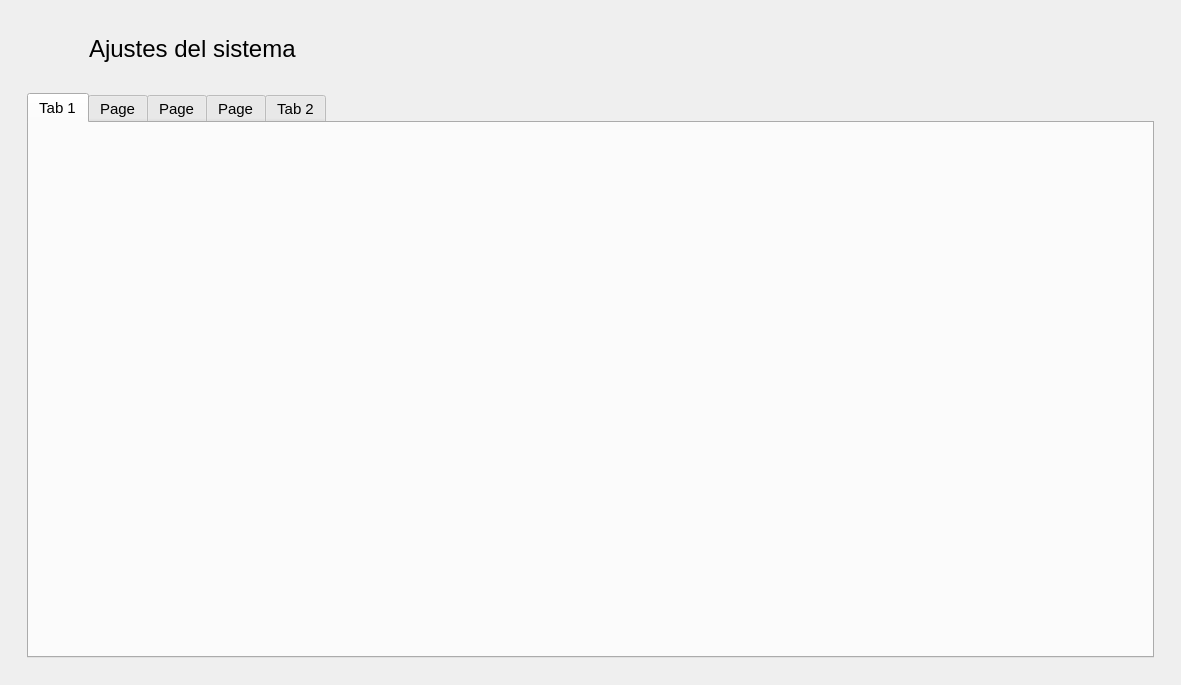
<?xml version="1.0" encoding="UTF-8"?>
<ui version="4.0">
 <class>Ajustes</class>
 <widget class="QMainWindow" name="Ajustes">
  <property name="geometry">
   <rect>
    <x>0</x>
    <y>0</y>
    <width>1181</width>
    <height>685</height>
   </rect>
  </property>
  <property name="windowTitle">
   <string>MainWindow</string>
  </property>
  <widget class="QWidget" name="centralwidget">
   <layout class="QVBoxLayout" name="verticalLayout">
    <item alignment="Qt::AlignLeft|Qt::AlignTop">
     <widget class="QFrame" name="frame">
      <property name="styleSheet">
       <string notr="true">QFrame { border: none; }</string>
      </property>
      <property name="frameShape">
       <enum>QFrame::StyledPanel</enum>
      </property>
      <property name="frameShadow">
       <enum>QFrame::Raised</enum>
      </property>
      <layout class="QHBoxLayout" name="horizontalLayout">
       <property name="spacing">
        <number>20</number>
       </property>
       <property name="leftMargin">
        <number>19</number>
       </property>
       <property name="topMargin">
        <number>19</number>
       </property>
       <item>
        <widget class="QLabel" name="lbRegresar">
         <property name="minimumSize">
          <size>
           <width>41</width>
           <height>41</height>
          </size>
         </property>
         <property name="cursor">
          <cursorShape>PointingHandCursor</cursorShape>
         </property>
         <property name="toolTip">
          <string>Regresar al menú de inicio</string>
         </property>
         <property name="styleSheet">
          <string notr="true">image: url(:/img/resources/images/leftarrow.png);</string>
         </property>
         <property name="text">
          <string/>
         </property>
        </widget>
       </item>
       <item>
        <widget class="QLabel" name="lbTitulo">
         <property name="minimumSize">
          <size>
           <width>321</width>
           <height>41</height>
          </size>
         </property>
         <property name="font">
          <font>
           <pointsize>18</pointsize>
          </font>
         </property>
         <property name="text">
          <string>Ajustes del sistema</string>
         </property>
        </widget>
       </item>
      </layout>
     </widget>
    </item>
    <item>
     <widget class="QFrame" name="frame_2">
      <property name="sizePolicy">
       <sizepolicy hsizetype="Expanding" vsizetype="Expanding">
        <horstretch>0</horstretch>
        <verstretch>0</verstretch>
       </sizepolicy>
      </property>
      <layout class="QHBoxLayout" name="horizontalLayout_2">
       <property name="leftMargin">
        <number>18</number>
       </property>
       <property name="rightMargin">
        <number>18</number>
       </property>
       <property name="bottomMargin">
        <number>18</number>
       </property>
       <item>
        <widget class="QTabWidget" name="tabWidget">
         <property name="font">
          <font>
           <family>Arial</family>
           <pointsize>11</pointsize>
          </font>
         </property>
         <widget class="QWidget" name="tab">
          <attribute name="title">
           <string>Tab 1</string>
          </attribute>
         </widget>
         <widget class="QWidget" name="tab_3">
          <attribute name="title">
           <string>Page</string>
          </attribute>
         </widget>
         <widget class="QWidget" name="tab_4">
          <attribute name="title">
           <string>Page</string>
          </attribute>
         </widget>
         <widget class="QWidget" name="tab_5">
          <attribute name="title">
           <string>Page</string>
          </attribute>
         </widget>
         <widget class="QWidget" name="tab_2">
          <attribute name="title">
           <string>Tab 2</string>
          </attribute>
         </widget>
        </widget>
       </item>
      </layout>
     </widget>
    </item>
   </layout>
  </widget>
 </widget>
 <resources>
  <include location="../../resources.qrc"/>
 </resources>
 <connections/>
</ui>
